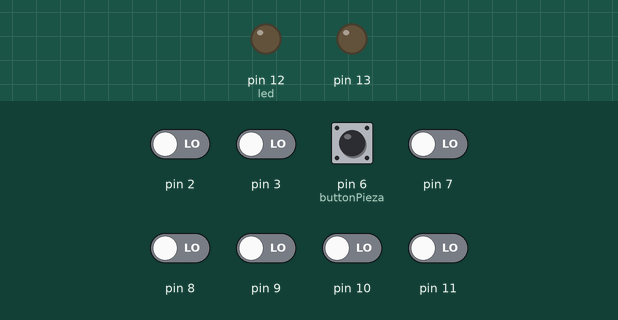
Simulated run of this sketch. Board: Arduino Uno, built with avr-gcc and run on an emulated ATmega328P. On the bench: output pins drawn as LEDs (lit = HIGH). Dashed ring = blinking. Inputs (shaded band) come from the test bench; at power-on: pin 2, pin 3, pin 6 (buttonPieza), pin 7–11 LOW. What the sketch prints to the serial monitor is not drawn.

Above: at 1.3 s.
1.4 s: pin 6 (buttonPieza) pulled HIGH for 1 s
At 2.12 s:
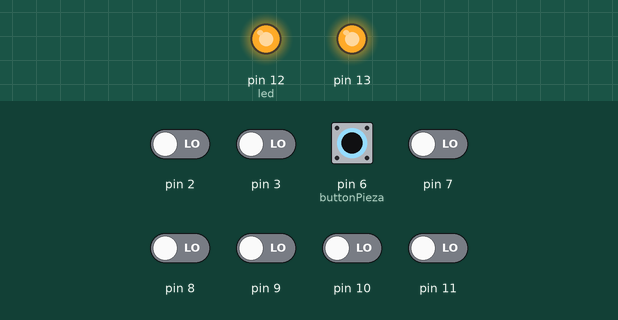
4.0 s: pin 3 driven HIGH
At 4.4 s:
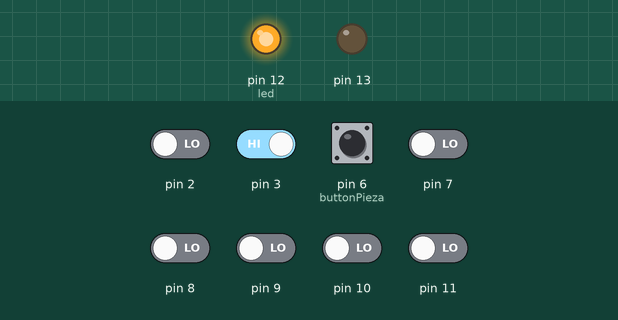
5.5 s: pin 7 driven HIGH
7.5 s: pin 8 driven HIGH
At 8.6 s:
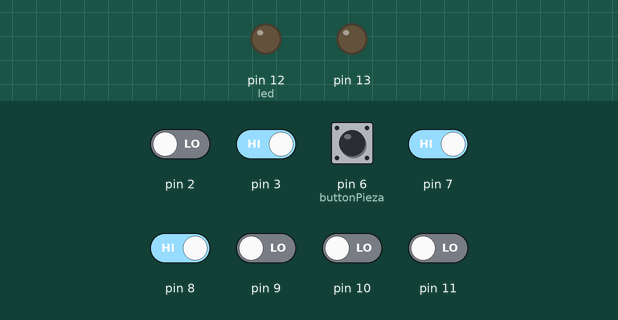
9.5 s: pin 11 driven HIGH
At 12.4 s:
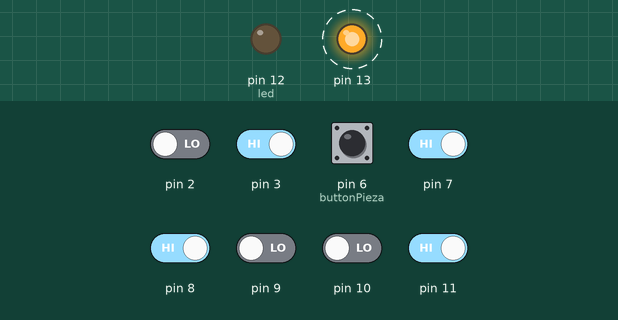
12.5 s: pin 9 driven HIGH
Timing chart, 0 to 16.5 s (numbered marks = the images above; inputs shaded):
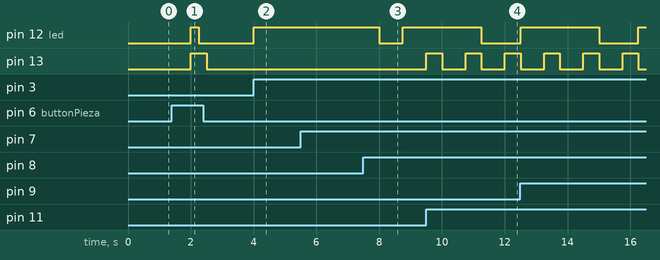

Measured:
- after the input at 1.4 s, pin 12 (led): LOW → HIGH after 0.60 s, → LOW 0.25 s later; pin 13: LOW → HIGH after 0.60 s, → LOW 0.50 s later
- after the input at 4.0 s, pin 12 (led): LOW → HIGH at once
- after the input at 5.5 s, every drawn part: stays the same
- after the input at 7.5 s, pin 12 (led): HIGH → LOW after 0.50 s, → HIGH 0.75 s later
- after the input at 9.5 s, pin 13: alternates HIGH for 0.50 s and LOW for 0.75 s, starting at once

The sketch:

pauls_dream.ino
```cpp
struct abitacion{
				int pir=2;
				int relee=13;
				int modo=1;
				unsigned long T1=0;
				int INTERVALO =15000;

};

int led = 12;
struct abitacion *pPieza;
struct abitacion *pLiving;
int flag = false;
int buttonPieza = 6;

void setup(){
				pPieza= malloc(sizeof(struct abitacion));
				pLiving= malloc(sizeof(struct abitacion));
				initAll();
				pinMode(led,OUTPUT);
				pinMode(buttonPieza,INPUT);
				pinMode(pLiving->relee,OUTPUT);
				pinMode(pPieza->relee, OUTPUT);
				for (int i = 7 ; i < 12 ; i++)
								pinMode(i, INPUT) ;
				Serial.begin(9600);
}

void initAll(){
				//inicializo la pieza
				pPieza->pir=2;
				pPieza->relee=13;
				pPieza->modo=1;
				pPieza->T1=0;
				pPieza->INTERVALO=15000;
				//inicializo el living
				pLiving->pir=3;
				pLiving->relee=12;
				pLiving->modo=1;
				pLiving->T1=0;
				pLiving->INTERVALO=30000;
}


void loop(void) {
				readRemote();
				checkLiving();
				checkPieza();
				btnPieza();
}
int btnPieza(){

				if(digitalRead(buttonPieza)){
								pPieza->modo++;
				}
				if(pPieza->modo== 4){

								pPieza->modo=1;
				}
				delay(250);


}
int readRemote(){
				if (digitalRead(7) ){
								Serial.print("Valid trans. \t");
								if (digitalRead(8)){
												pLiving->modo++;
												if(pLiving->modo== 4){
																pLiving->modo=1;
												}
												delay(500);
								}
								if (digitalRead(9))
												Serial.print( "Boton D, pulsado");
								if (digitalRead(10))
								{
												Serial.print( "Boton A, pulsado");
												pPieza->modo++;
												if(pPieza->modo== 4){
																pPieza->modo=1;
												}
												delay (500) ;
								}
								if (digitalRead(11))
								{
												Serial.print( "Boton C, pulsado");
												digitalWrite (13, ! digitalRead(13)) ;
												delay (500) ;
								}
								Serial.println("\t");
				}
}

void checkPieza(){
				int pire= digitalRead(pPieza->pir);
				if(pPieza->modo== 1){

								digitalWrite(led,LOW);
								if(pire == HIGH){
												digitalWrite(pPieza->relee,HIGH);
												pPieza->T1 = millis();
								}

								if (millis() - pPieza->T1 > pPieza->INTERVALO) {
												digitalWrite(pPieza->relee,LOW);
								}

				}

				if(pPieza->modo== 2){
								digitalWrite(pPieza->relee,LOW);
				}

				if(pPieza->modo== 3){
								digitalWrite(pPieza->relee,HIGH);
								digitalWrite(led,HIGH);
				}
}

void checkLiving(){
				int pire = digitalRead(pLiving->pir);
				if(pLiving->modo == 1){

								if(pire == HIGH){
												digitalWrite(pLiving->relee,HIGH);
												pLiving->T1 = millis();
								}

								if (millis() - pLiving->T1  > pLiving->INTERVALO) {
												digitalWrite(pLiving->relee,LOW);
								}

				}

				if(pLiving->modo == 2){
								digitalWrite(pLiving->relee,LOW);
				}

				if(pLiving->modo == 3){
								digitalWrite(pLiving->relee,HIGH);
				}

}
```
